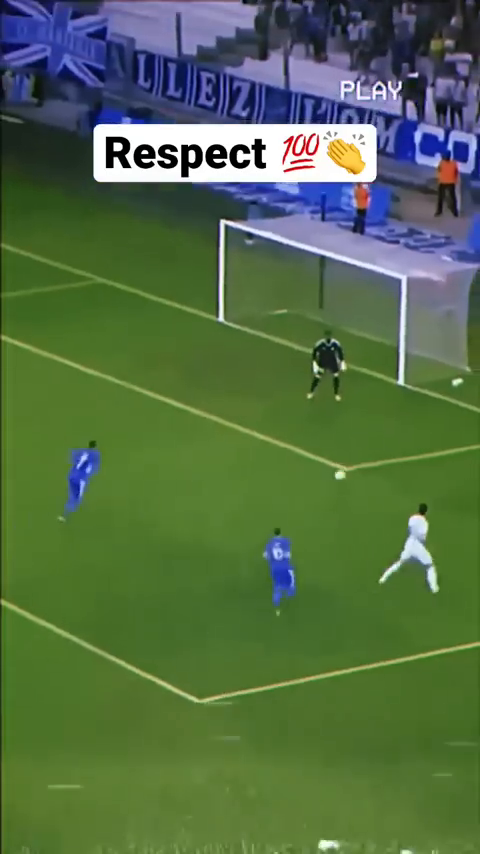
#> input picture frame 16 of football.mp4, 480 x 854 px, given in place of tracklimits.mp4, which was not available
$ python pedestrian_detction.py
#> lines starting #> are read from the running program, lines starting #| are printed output that depends on the picture; after the words box and inside, x2 and y2 are one past the last pixel; in counts of white or black regions, pixels touching at a corner belong together; pictures that were not available may be replaced by others from this repository, and a replacement may not be noted
import cv2 as cv
import time
video=cv.VideoCapture("tracklimits.mp4")#reading the video
haar_cascade=cv.CascadeClassifier('full_body_detect.xml')#putting the human detecting xml file into a variable
per_timeframe=0
new_timeframe=0
while True:
 try:

    isTrue,frames=video.read() #reading each frame of the program
#> frames is the input picture: shape (854, 480, 3); mean B, G, R 71.5, 109.4, 84.2
    frame=cv.resize(frames,(500,500))#resizing the video
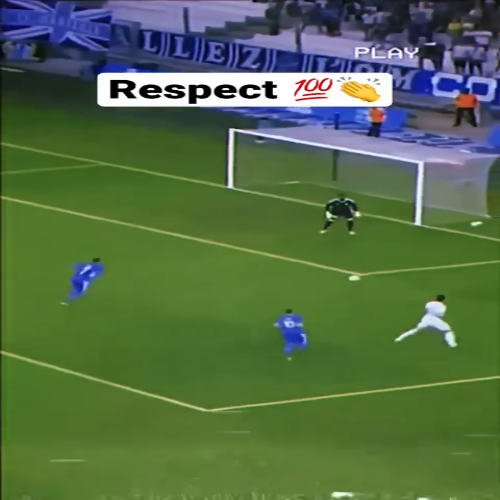
#> frame: shape (500, 500, 3); mean B, G, R 71.5, 109.3, 84.1
    gray=cv.cvtColor(frame,cv.COLOR_BGR2GRAY)#converting it to gray scale
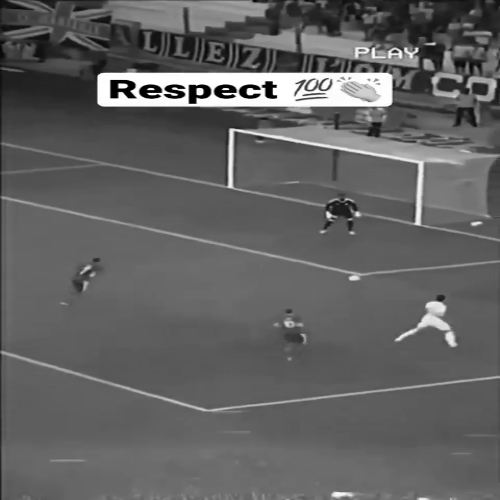
#> gray: shape (500, 500); min 0, max 255, mean 97.4
    ret,tresh=cv.threshold(gray,125,255,cv.THRESH_BINARY)#tresholdong(i.e checking if the pixel has value over some colour and if its there then it convers the image to black)
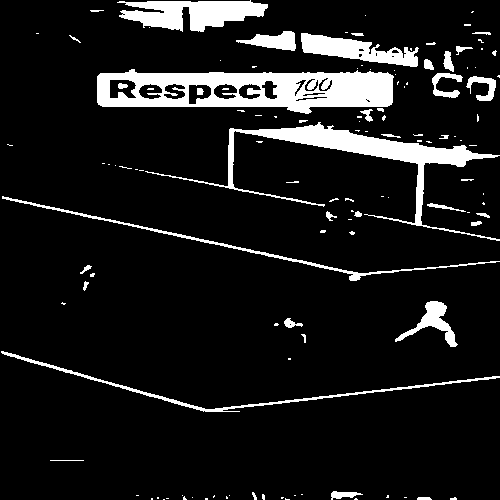
#> tresh: shape (500, 500); 10.1% white; 124 white regions (86 under 20 px), largest, box (x1, y1, x2, y2) and area: (97, 69, 394, 114) 8294, (145, 122, 500, 241) 5171, (117, 0, 268, 32) 3007

    cv.imshow('treshold',tresh)
    cv.imshow('fall',frame)
    cv.imshow('gray_vid',gray)


    body=haar_cascade.detectMultiScale(tresh,1.9,1)#detecting the human and returns a 4 pixel around the image
#> body = ()

    new_timeframe=time.time()
    fps=1/(new_timeframe-per_timeframe)
    per_timeframe=new_timeframe
    fps=int(fps)
    cv.putText(frame,str(fps),(8,80),cv.FONT_HERSHEY_TRIPLEX,0.5,(0,0,255),thickness=1)
#> frame: shape (500, 500, 3); 0.02% of pixels changed, all inside (x1, y1, x2, y2) = (10, 70, 18, 81)

    for(x,y,w,h) in body:
        cv.rectangle(frame, (x,y), (x+w,y+h),(0,255,0),thickness=3)#drawing the box around the image

        if x!=0:
            cv.putText(frame,"DETECTED",(0,126),cv.FONT_HERSHEY_TRIPLEX,0.5,(0,0,255),thickness=1)
#> this loop made 0 passes


    cv.imshow('final',frame)


    key=cv.waitKey(20)&0xFF
#> (key Esc is pressed here)
    if key==ord('d'):
        break
        capture.release
        cv.destroyAllWindows
 except:
    break
